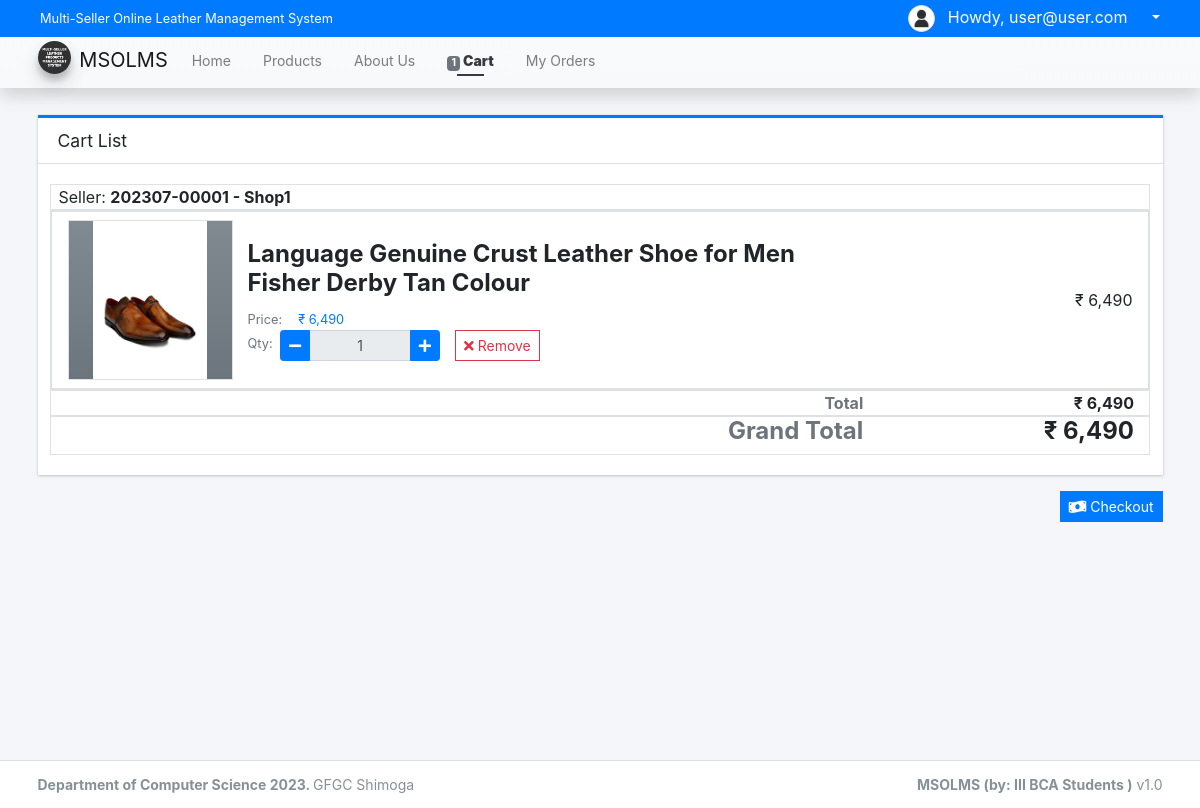
The page /?page=orders/cart (signed in) on the database its author committed.
### tables this page shows
CREATE TABLE `seller_list` (
  `id` int(30) NOT NULL,
  `code` varchar(100) NOT NULL,
  `shop_type_id` int(30) NOT NULL,
  `shop_name` text NOT NULL,
  `shop_owner` text NOT NULL,
  `contact` text NOT NULL,
  `username` text NOT NULL,
  `password` text NOT NULL,
  `avatar` text DEFAULT NULL,
  `status` tinyint(1) NOT NULL DEFAULT 1,
  `delete_flag` tinyint(1) NOT NULL DEFAULT 0,
  `date_created` datetime NOT NULL DEFAULT current_timestamp(),
  `date_updated` datetime DEFAULT NULL ON UPDATE current_timestamp()
);

CREATE TABLE `cart_list` (
  `id` int(30) NOT NULL,
  `user_id` int(30) NOT NULL,
  `product_id` int(30) NOT NULL,
  `quantity` float NOT NULL DEFAULT 0
);

CREATE TABLE `product_list` (
  `id` int(30) NOT NULL,
  `seller_id` int(30) DEFAULT NULL,
  `category_id` int(30) DEFAULT NULL,
  `name` text NOT NULL,
  `description` text NOT NULL,
  `price` double NOT NULL DEFAULT 0,
  `image_path` text DEFAULT NULL,
  `status` tinyint(1) NOT NULL DEFAULT 1,
  `delete_flag` tinyint(1) NOT NULL DEFAULT 0,
  `date_created` datetime NOT NULL DEFAULT current_timestamp(),
  `date_updated` datetime DEFAULT NULL ON UPDATE current_timestamp()
);

### classes/DBConnection.php (called while the page is built, shortened)
<?php
class DBConnection{
    private $host = DB_SERVER;
    private $username = DB_USERNAME;
    private $password = DB_PASSWORD;
    private $database = DB_NAME;
    public $conn;
    public function __construct(){
        if (!isset($this->conn)) {
            $this->conn = new mysqli($this->host, $this->username, $this->password, $this->database);
        }
    }
}
?>

### classes/SystemSettings.php (called while the page is built, shortened)
<?php
class SystemSettings extends DBConnection{
	function userdata($field = ''){
		if(!empty($field)){
			if(isset($_SESSION['userdata'][$field]))
				return $_SESSION['userdata'][$field];
			else
				return null;
		}else{
			return false;
		}
	}
}
$_settings = new SystemSettings();
?>

### config.php (called while the page is built, shortened)
<?php
require_once('classes/DBConnection.php');
require_once('classes/SystemSettings.php');
function validate_image($file){
    $file = explode("?",$file)[0];
	if(!empty($file)){
		if(is_file(base_app.$file)){
			return base_url.$file;
		}else{
			return base_url.'dist/img/no-image-available.png';
		}
	}else{
		return base_url.'dist/img/no-image-available.png';
	}
}
function format_num($number = 0, $max_decimal = ''){
    if(is_numeric($number)){
        $ex = explode('.',$number);
        $dec = isset($ex[1]) ? strlen($ex[1]) : 0;
        if(empty($max_decimal) || (is_numeric($max_decimal) && $max_decimal >= $dec)){
            return number_format($number,$dec);
        }else{
            if(is_numeric($max_decimal))
                return number_format($number,$max_decimal);
            else
                return "Invalid Maximum Decimal";
        }
    }else{
        return "Invalid Number";
    }
}
?>

### orders/cart.php (the view, shortened to what this page needs)
<div class="content py-3">
    <div class="card card-outline card-primary rounded-0 shadow-0">
        <div class="card-header">
            <h5 class="card-title">Cart List</h5>
        </div>
        <div class="card-body">
            <div id="cart-list">
                <div class="row">
                <?php
                $gtotal = 0;
                $sellers = $conn->query("SELECT * FROM `seller_list` where id in (SELECT seller_id from product_list where id in (SELECT product_id FROM `cart_list` where user_id ='{$_settings->userdata('id')}')) order by `shop_name` asc");
                while($vrow=$sellers->fetch_assoc()):
                ?>
                    <div class="col-12 border">
                        <span>Seller: <b><?= $vrow['code']. " - " . $vrow['shop_name'] ?></b></span>
                    </div>
                    <div class="col-12 border p-0">
                        <?php
                        $vtotal = 0;
                        $products = $conn->query("SELECT c.*, p.name as `name`, p.price,p.image_path FROM `cart_list` c inner join product_list p on c.product_id = p.id where c.user_id = '{$_settings->userdata('id')}' and p.seller_id = '{$vrow['id']}' order by p.name asc");
                        while($prow = $products->fetch_assoc()):
                            $total = $prow['price'] * $prow['quantity'];
                            $gtotal += $total;
                            $vtotal += $total;
                        ?>
                        <div class="d-flex align-items-center border p-2">
                            <div class="col-2 text-center">
                                <a href="./?page=products/view_product&id=<?= $prow['product_id'] ?>"><img src="<?= validate_image($prow['image_path']) ?>" alt="" class="img-center prod-img border bg-gradient-gray"></a>
                            </div>
                            <div class="col-auto flex-shrink-1 flex-grow-1">
                                <h4><b><?= $prow['name'] ?></b></h4>
                                <div class="d-flex">
                                    <div class="col-auto px-0"><small class="text-muted">Price: </small></div>
                                    <div class="col-auto px-0 flex-shrink-1 flex-grow-1"><p class="m-0 pl-3"><small class="text-primary">₹ <?= format_num($prow['price']) ?></small></p></div>
                                </div>
                                <div class="d-flex">
                                    <div class="col-auto px-0"><small class="text-muted">Qty: </small></div>
                                    <div class="col-auto">
                                        <div class="" style="width:10em">
                                            <div class="input-group input-group-sm">
                                                <div class="input-group-prepend"><button class="btn btn-primary min-qty" data-id="<?= $prow['id'] ?>" type="button"><i class="fa fa-minus"></i></button></div>
                                                <input type="text" value="<?= $prow['quantity'] ?>" class="form-control text-center" readonly="readonly">
                                                <div class="input-group-append"><button class="btn btn-primary plus-qty" data-id="<?= $prow['id'] ?>" type="button"><i class="fa fa-plus"></i></button></div>
                                            </div>
                                        </div>
                                    </div>
                                    <div class="col-auto flex-shrink-1 flex-grow-1">
                                        <button class="btn btn-flat btn-outline-danger btn-sm rem_item"  data-id="<?= $prow['id'] ?>"><i class="fa fa-times"></i> Remove</button>
                                    </div>
                                </div>
                            </div>
                            <div class="col-3 text-right">₹ <?= format_num($total) ?></div>
                        </div>
                        <?php endwhile; ?>
                    </div>
                    <div class="col-12 border">
                        <div class="d-flex">
                            <div class="col-9 text-right font-weight-bold text-muted">Total</div>
                            <div class="col-3 text-right font-weight-bold">₹ <?= format_num($vtotal) ?></div>
                        </div>
                    </div>
                <?php endwhile; ?>
                    <div class="col-12 border">
                        <div class="d-flex">
                            <div class="col-9 h4 font-weight-bold text-right text-muted">Grand Total</div>
                            <div class="col-3 h4 font-weight-bold text-right"> ₹ <?= format_num($gtotal) ?></div>
                        </div>
                    </div>
                </div>
            </div>
        </div>
    </div>
    <div class="text-right">
        <a href="./?page=orders/checkout" class="btn btn-flat btn-primary btn-sm"><i class="fa fa-money-bill-wave"></i> Checkout</a>
    </div>
</div>

### orders/cart.php (style rules this page uses)
.prod-img { width:calc(100%); height:auto; max-height: 10em; object-fit:scale-down; object-position:center center }

### rows shown on the page
seller_list: code "202307-00001", shop_name "Shop1", vtotal "6,490"
cart_list: product.name "Language Genuine Crust Leather Shoe for Men Fisher Derby Tan Colour", product.price "6,490", quantity "1", format_num($total) "6,490"

### other values the page prints
$_settings->info('name') "Multi-Seller Online Leather Management System"
$_settings->userdata('email') "user@user.com"
$_settings->info('short_name') "MSOLMS"
format_num($cart_count) "1"
format_num($gtotal) "6,490"
